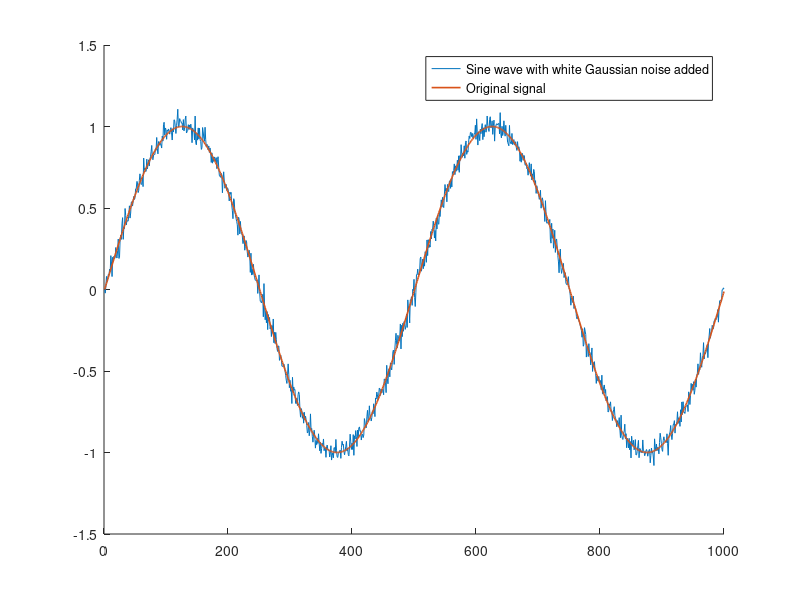

Write MATLAB code to recreate this figure. (Note: this script raises an error after producing the figure.)
%Pre cleaning
close all;
clear;
clc;

%Sine signal replica
t = 0:1:999;
original = sin(2*pi*0.002*t);

%Noisy replica
noise = wgn(1, 1000, -28); %-28 dBW was chosen to replicate the noise in the original paper.
noisy_signal = original + noise;

figure(1)
hold on;
plot(noisy_signal);
plot(original, 'LineWidth', 1.2);
legend("Sine wave with white Gaussian noise added", "Original signal");
hold off;

%Uniform denoising using wavelets

wavelets = ["haar", "db4", "db12", "sym2", "sym4", "sym8", "bl7", "bl10"];

denoised = zeros(length(wavelets), 4, 1000);

for n = 1:size(denoised, 2) %This represents the levels of decomposition used on the denoising process
    for k = 1:size(denoised, 1)
        denoised(k, n, :) = wdenoise(noisy_signal, n, Wavelet=wavelets(k));
    end
end

figure(2)
hold on;
plot(squeeze(denoised(1, 1, :)));
plot(original, 'LineWidth', 1.2);
legend("Sine wave with white Gaussian noise added", "Original signal");
hold off;

%SM1
SM1 = zeros(size(denoised, 1), size(denoised, 2));
SM1_percentage = zeros(size(denoised, 1), size(denoised, 2));

%In this case we calculate the SM1 for the base signal
signal_vector = noisy_signal';
dif = signal_vector(2:end) - signal_vector(1:end-1);
SM1_base = sum(abs(dif));

for n = 1:size(denoised, 2)
    for k = 1:size(denoised, 1)
        signal_vector = squeeze(denoised(k, n, :));
        dif = signal_vector(2:end) - signal_vector(1:end-1);
        SM1(k, n) = sum(abs(dif));
        SM1_percentage(k, n) = 100*(SM1_base-SM1(k, n))/(SM1_base);
    end
end

%SM2
SM2 = zeros(size(denoised, 1), size(denoised, 2));
SM2_percentage = zeros(size(denoised, 1), size(denoised, 2));

signal_vector = noisy_signal';
dif = signal_vector(1:end-2) - 2.*signal_vector(2:end-1) + signal_vector(3:end);
SM2_base = sum((dif).^(2));

for n = 1:size(denoised, 2)
    for k = 1:size(denoised, 1)
        signal_vector = squeeze(denoised(k, n, :));
        dif = signal_vector(1:end-2) - 2.*signal_vector(2:end-1) + signal_vector(3:end);
        SM2(k, n) = sum((dif).^(2));
        SM2_percentage(k, n) = 100*(SM2_base-SM2(k, n))/(SM2_base);
    end
end

%%
%MOCAP Signal Replica

%Pre cleaning
close all;
clear;
clc;

%Loading the mocap signals from the original paper using the helper
%function amc_to_matrix.m

Mocap = amc_to_matrix("11_01.amc");

%Extraction of the elements used on the original paper
ch1 = Mocap(:, 2); %Called channel 1 in the original paper
ch1 = 6*(ch1-17.5)+86; %Replicating scaling and offset applied in the original paper
ch3 = Mocap(:, 6); %Called channel 3 in the original paper

%Figures of the extracted signals
figure(1)
plot(ch1);
title("Low frequency");
xlabel("Samples");
ylabel("Magnitude");

figure(2)
plot(ch3);
title("Low+High frequency");
xlabel("Samples");
ylabel("Magnitude");

%Uniform denoising using wavelets for ch1 and ch3

wavelets = ["haar", "db4", "db12", "sym2", "sym4", "sym8", "bl7", "bl10"];

denoised_ch1 = zeros(length(wavelets), 4, size(ch1, 1));
denoised_ch3 = zeros(length(wavelets), 4, size(ch3, 1));

for n = 1:size(denoised_ch1, 2) %This represents the levels of decomposition used on the denoising process
    for k = 1:size(denoised_ch1, 1)
        denoised_ch1(k, n, :) = wdenoise(ch1, n, Wavelet=wavelets(k));
        denoised_ch3(k, n, :) = wdenoise(ch3, n, Wavelet=wavelets(k));
    end
end

%This part of the code can be used to plot different results for different
%wavelets and different levels of decomposition (ch1)
figure(3)
hold on;
plot(squeeze(denoised_ch1(4, 4, :)));
plot(ch1, 'LineWidth', 1.2);
title("denoised v/s original signal");
xlabel("Samples");
ylabel("Magnitude");
legend("Signal denoised", "Original signal");
hold off;

%This part of the code can be used to plot different results for different
%wavelets and different levels of decomposition (ch3)
figure(4)
hold on;
plot(squeeze(denoised_ch3(3, 4, :)));
plot(ch3, 'LineWidth', 1.2);
title("denoised v/s original signal");
xlabel("Samples");
ylabel("Magnitude");
legend("Signal denoised", "Original signal");
hold off;


%ch1

%SM1
SM1_ch1 = zeros(size(denoised_ch1, 1), size(denoised_ch1, 2));
SM1_percentage_ch1 = zeros(size(denoised_ch1, 1), size(denoised_ch1, 2));

%In this case we calculate the SM1 for the base signal
signal_vector = ch1;
dif = signal_vector(2:end) - signal_vector(1:end-1);
SM1_base_ch1 = sum(abs(dif));

for n = 1:size(denoised_ch1, 2)
    for k = 1:size(denoised_ch1, 1)
        signal_vector = squeeze(denoised_ch1(k, n, :));
        dif = signal_vector(2:end) - signal_vector(1:end-1);
        SM1_ch1(k, n) = sum(abs(dif));
        SM1_percentage_ch1(k, n) = 100*(SM1_base_ch1-SM1_ch1(k, n))/(SM1_base_ch1);
    end
end

%SM2
SM2_ch1 = zeros(size(denoised_ch1, 1), size(denoised_ch1, 2));
SM2_percentage_ch1 = zeros(size(denoised_ch1, 1), size(denoised_ch1, 2));

signal_vector = ch1;
dif = signal_vector(1:end-2) - 2.*signal_vector(2:end-1) + signal_vector(3:end);
SM2_base_ch1 = sum((dif).^(2));

for n = 1:size(denoised_ch1, 2)
    for k = 1:size(denoised_ch1, 1)
        signal_vector = squeeze(denoised_ch1(k, n, :));
        dif = signal_vector(1:end-2) - 2.*signal_vector(2:end-1) + signal_vector(3:end);
        SM2_ch1(k, n) = sum((dif).^(2));
        SM2_percentage_ch1(k, n) = 100*(SM2_base_ch1-SM2_ch1(k, n))/(SM2_base_ch1);
    end
end

%ch3

%SM1
SM1_ch3 = zeros(size(denoised_ch3, 1), size(denoised_ch3, 2));
SM1_percentage_ch3 = zeros(size(denoised_ch3, 1), size(denoised_ch3, 2));

%In this case we calculate the SM1 for the base signal
signal_vector = ch3;
dif = signal_vector(2:end) - signal_vector(1:end-1);
SM1_base_ch3 = sum(abs(dif));

for n = 1:size(denoised_ch3, 2)
    for k = 1:size(denoised_ch3, 1)
        signal_vector = squeeze(denoised_ch3(k, n, :));
        dif = signal_vector(2:end) - signal_vector(1:end-1);
        SM1_ch3(k, n) = sum(abs(dif));
        SM1_percentage_ch3(k, n) = 100*(SM1_base_ch3-SM1_ch3(k, n))/(SM1_base_ch3);
    end
end

%SM2
SM2_ch3 = zeros(size(denoised_ch3, 1), size(denoised_ch3, 2));
SM2_percentage_ch3 = zeros(size(denoised_ch3, 1), size(denoised_ch3, 2));

signal_vector = ch3;
dif = signal_vector(1:end-2) - 2.*signal_vector(2:end-1) + signal_vector(3:end);
SM2_base_ch3 = sum((dif).^(2));

for n = 1:size(denoised_ch3, 2)
    for k = 1:size(denoised_ch3, 1)
        signal_vector = squeeze(denoised_ch3(k, n, :));
        dif = signal_vector(1:end-2) - 2.*signal_vector(2:end-1) + signal_vector(3:end);
        SM2_ch3(k, n) = sum((dif).^(2));
        SM2_percentage_ch3(k, n) = 100*(SM2_base_ch3-SM2_ch3(k, n))/(SM2_base_ch3);
    end
end